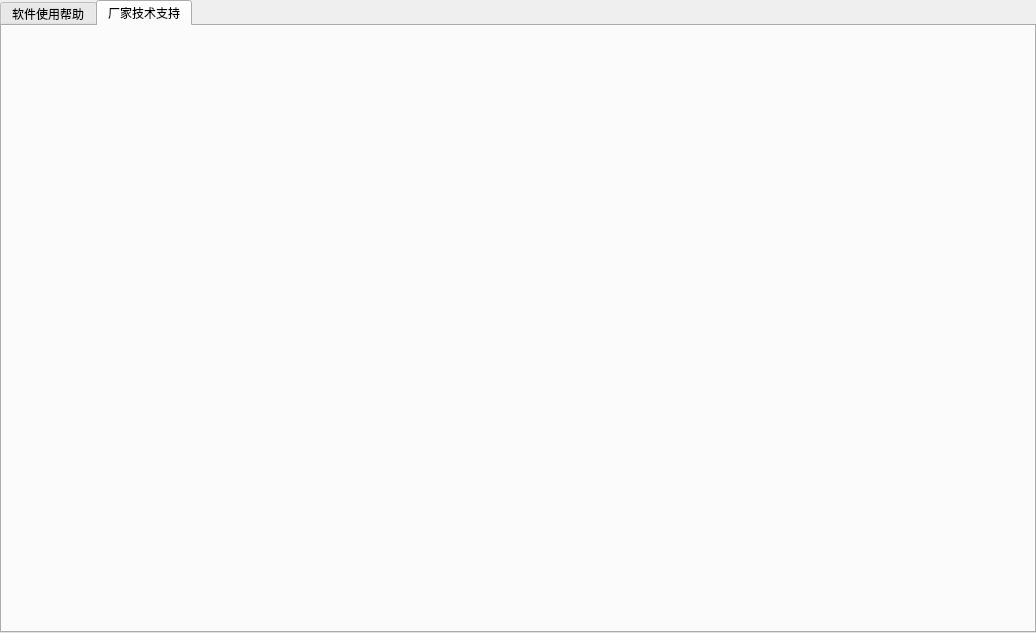
<?xml version="1.0" encoding="UTF-8"?>
<ui version="4.0">
 <class>TabWidget_HelpSupport</class>
 <widget class="QTabWidget" name="TabWidget_HelpSupport">
  <property name="geometry">
   <rect>
    <x>0</x>
    <y>0</y>
    <width>1036</width>
    <height>633</height>
   </rect>
  </property>
  <property name="windowTitle">
   <string>TabWidget</string>
  </property>
  <property name="currentIndex">
   <number>1</number>
  </property>
  <widget class="QWidget" name="tab0">
   <attribute name="title">
    <string>软件使用帮助</string>
   </attribute>
   <widget class="QTextBrowser" name="textBrowser">
    <property name="geometry">
     <rect>
      <x>10</x>
      <y>10</y>
      <width>1011</width>
      <height>591</height>
     </rect>
    </property>
    <property name="html">
     <string>&lt;!DOCTYPE HTML PUBLIC &quot;-//W3C//DTD HTML 4.0//EN&quot; &quot;http://www.w3.org/TR/REC-html40/strict.dtd&quot;&gt;
&lt;html&gt;&lt;head&gt;&lt;meta name=&quot;qrichtext&quot; content=&quot;1&quot; /&gt;&lt;style type=&quot;text/css&quot;&gt;
p, li { white-space: pre-wrap; }
&lt;/style&gt;&lt;/head&gt;&lt;body style=&quot; font-family:'SimSun'; font-size:9pt; font-weight:400; font-style:normal;&quot;&gt;
&lt;p style=&quot; margin-top:0px; margin-bottom:0px; margin-left:0px; margin-right:0px; -qt-block-indent:0; text-indent:0px;&quot;&gt;                          《管理中心软件使用帮助》&lt;/p&gt;
&lt;p style=&quot; margin-top:0px; margin-bottom:0px; margin-left:0px; margin-right:0px; -qt-block-indent:0; text-indent:0px;&quot;&gt;目   录：&lt;/p&gt;
&lt;p style=&quot; margin-top:0px; margin-bottom:0px; margin-left:0px; margin-right:0px; -qt-block-indent:0; text-indent:0px;&quot;&gt;一、名词解释&lt;/p&gt;
&lt;p style=&quot; margin-top:0px; margin-bottom:0px; margin-left:0px; margin-right:0px; -qt-block-indent:0; text-indent:0px;&quot;&gt;二、业主卡的新卡发放&lt;/p&gt;
&lt;p style=&quot; margin-top:0px; margin-bottom:0px; margin-left:0px; margin-right:0px; -qt-block-indent:0; text-indent:0px;&quot;&gt;三、业主卡的数据变更&lt;/p&gt;
&lt;p style=&quot; margin-top:0px; margin-bottom:0px; margin-left:0px; margin-right:0px; -qt-block-indent:0; text-indent:0px;&quot;&gt;四、业主卡的充值&lt;/p&gt;
&lt;p style=&quot; margin-top:0px; margin-bottom:0px; margin-left:0px; margin-right:0px; -qt-block-indent:0; text-indent:0px;&quot;&gt;五、业主卡的遗失补办&lt;/p&gt;
&lt;p style=&quot; margin-top:0px; margin-bottom:0px; margin-left:0px; margin-right:0px; -qt-block-indent:0; text-indent:0px;&quot;&gt;六、管理人卡的新卡发放&lt;/p&gt;
&lt;p style=&quot; margin-top:0px; margin-bottom:0px; margin-left:0px; margin-right:0px; -qt-block-indent:0; text-indent:0px;&quot;&gt;七、管理人卡的数据变更&lt;/p&gt;
&lt;p style=&quot; margin-top:0px; margin-bottom:0px; margin-left:0px; margin-right:0px; -qt-block-indent:0; text-indent:0px;&quot;&gt;八、管理人卡的遗失补办&lt;/p&gt;
&lt;p style=&quot; margin-top:0px; margin-bottom:0px; margin-left:0px; margin-right:0px; -qt-block-indent:0; text-indent:0px;&quot;&gt;九、乘梯卡（业主卡或管理人卡）的启禁用操作&lt;/p&gt;
&lt;p style=&quot; margin-top:0px; margin-bottom:0px; margin-left:0px; margin-right:0px; -qt-block-indent:0; text-indent:0px;&quot;&gt;十、设置控制的时间&lt;/p&gt;
&lt;p style=&quot; margin-top:0px; margin-bottom:0px; margin-left:0px; margin-right:0px; -qt-block-indent:0; text-indent:0px;&quot;&gt;十一、设置按钮响应时间&lt;/p&gt;
&lt;p style=&quot; margin-top:0px; margin-bottom:0px; margin-left:0px; margin-right:0px; -qt-block-indent:0; text-indent:0px;&quot;&gt;十二、设置访客按钮响应时间&lt;/p&gt;
&lt;p style=&quot; margin-top:0px; margin-bottom:0px; margin-left:0px; margin-right:0px; -qt-block-indent:0; text-indent:0px;&quot;&gt;十三、电梯运行设置&lt;/p&gt;
&lt;p style=&quot; margin-top:0px; margin-bottom:0px; margin-left:0px; margin-right:0px; -qt-block-indent:0; text-indent:0px;&quot;&gt;十四、刷卡记录读取操作&lt;/p&gt;
&lt;p style=&quot; margin-top:0px; margin-bottom:0px; margin-left:0px; margin-right:0px; -qt-block-indent:0; text-indent:0px;&quot;&gt;十五、控制器信息读取操作&lt;/p&gt;
&lt;p style=&quot; margin-top:0px; margin-bottom:0px; margin-left:0px; margin-right:0px; -qt-block-indent:0; text-indent:0px;&quot;&gt;十六、业主卡信息、管理人卡信息、收费记录等的统计、查询、报表输出操作&lt;/p&gt;
&lt;p style=&quot; margin-top:0px; margin-bottom:0px; margin-left:0px; margin-right:0px; -qt-block-indent:0; text-indent:0px;&quot;&gt;十七、电梯管理操作&lt;/p&gt;
&lt;p style=&quot; margin-top:0px; margin-bottom:0px; margin-left:0px; margin-right:0px; -qt-block-indent:0; text-indent:0px;&quot;&gt;十八、软件用户管理操作&lt;/p&gt;
&lt;p style=&quot; margin-top:0px; margin-bottom:0px; margin-left:0px; margin-right:0px; -qt-block-indent:0; text-indent:0px;&quot;&gt;十九、通讯端口设置操作&lt;/p&gt;
&lt;p style=&quot; margin-top:0px; margin-bottom:0px; margin-left:0px; margin-right:0px; -qt-block-indent:0; text-indent:0px;&quot;&gt;二十、管理中心软件重新安装或者用户计算机重新安装操作系统时，数据库备份操作（必须进行，否则会造成数据库丢失）&lt;/p&gt;
&lt;p style=&quot; margin-top:0px; margin-bottom:0px; margin-left:0px; margin-right:0px; -qt-block-indent:0; text-indent:0px;&quot;&gt;========================================== 帮 助 说 明 ===========================================================&lt;/p&gt;
&lt;p style=&quot; margin-top:0px; margin-bottom:0px; margin-left:0px; margin-right:0px; -qt-block-indent:0; text-indent:0px;&quot;&gt;一、名词解释&lt;/p&gt;
&lt;p style=&quot; margin-top:0px; margin-bottom:0px; margin-left:0px; margin-right:0px; -qt-block-indent:0; text-indent:0px;&quot;&gt;1、【业主卡】   &lt;/p&gt;
&lt;p style=&quot; margin-top:0px; margin-bottom:0px; margin-left:0px; margin-right:0px; -qt-block-indent:0; text-indent:0px;&quot;&gt;    是乘梯卡，带有业主个人信息、用梯信息、用梯条件等数据的IC卡，该卡由管理系统发放，业主持有，做为乘坐电梯的钥匙，该卡主要发放对象为业主。&lt;/p&gt;
&lt;p style=&quot; margin-top:0px; margin-bottom:0px; margin-left:0px; margin-right:0px; -qt-block-indent:0; text-indent:0px;&quot;&gt;2、【管理人卡】 &lt;/p&gt;
&lt;p style=&quot; margin-top:0px; margin-bottom:0px; margin-left:0px; margin-right:0px; -qt-block-indent:0; text-indent:0px;&quot;&gt;    是乘梯卡，带有管理人个人信息、用梯信息、用梯条件等数据的IC卡。该卡由管理系统发放，管理人持有，做为乘坐电梯的钥匙。该卡主要发放对象为物业管理者或临时用梯者等。&lt;/p&gt;
&lt;p style=&quot; margin-top:0px; margin-bottom:0px; margin-left:0px; margin-right:0px; -qt-block-indent:0; text-indent:0px;&quot;&gt;3、【启禁用卡】 &lt;/p&gt;
&lt;p style=&quot; margin-top:0px; margin-bottom:0px; margin-left:0px; margin-right:0px; -qt-block-indent:0; text-indent:0px;&quot;&gt;    是功能卡，对指定电梯的某些卡号或者房间编号的乘梯卡进行启用或禁用设置。进行了禁用设置后，对应的乘梯卡不可使用本梯，直到再次进行启用设置后才可继续使用。&lt;/p&gt;
&lt;p style=&quot; margin-top:0px; margin-bottom:0px; margin-left:0px; margin-right:0px; -qt-block-indent:0; text-indent:0px;&quot;&gt;4、【时间设置卡】 &lt;/p&gt;
&lt;p style=&quot; margin-top:0px; margin-bottom:0px; margin-left:0px; margin-right:0px; -qt-block-indent:0; text-indent:0px;&quot;&gt;    是功能卡，对指定电梯的按钮响应时间、访客按钮响应时间、控制器当前时刻进行设置。&lt;/p&gt;
&lt;p style=&quot; margin-top:0px; margin-bottom:0px; margin-left:0px; margin-right:0px; -qt-block-indent:0; text-indent:0px;&quot;&gt;5、【电梯运行设置卡】 &lt;/p&gt;
&lt;p style=&quot; margin-top:0px; margin-bottom:0px; margin-left:0px; margin-right:0px; -qt-block-indent:0; text-indent:0px;&quot;&gt;    是功能卡，对指定的电梯和楼层的运行方案进行设置，管理电梯某些楼层的可用时段和可用日期，灵活进行电梯运行的智能化管理。&lt;/p&gt;
&lt;p style=&quot; margin-top:0px; margin-bottom:0px; margin-left:0px; margin-right:0px; -qt-block-indent:0; text-indent:0px;&quot;&gt;6、【数据读取卡】 &lt;/p&gt;
&lt;p style=&quot; margin-top:0px; margin-bottom:0px; margin-left:0px; margin-right:0px; -qt-block-indent:0; text-indent:0px;&quot;&gt;    是功能卡，可以对电梯的刷卡使用记录或电梯控制器的内部信息进行读取，使客户对控制器的使用情况和产品信息有全面的了解。&lt;/p&gt;
&lt;p style=&quot; margin-top:0px; margin-bottom:0px; margin-left:0px; margin-right:0px; -qt-block-indent:0; text-indent:0px;&quot;&gt;7、【按钮响应时间】 &lt;/p&gt;
&lt;p style=&quot; margin-top:0px; margin-bottom:0px; margin-left:0px; margin-right:0px; -qt-block-indent:0; text-indent:0px;&quot;&gt;    指乘梯卡刷卡以后，允许用梯者按下选层按钮的时间，超过此时间后，按钮无效。单位：秒。&lt;/p&gt;
&lt;p style=&quot; margin-top:0px; margin-bottom:0px; margin-left:0px; margin-right:0px; -qt-block-indent:0; text-indent:0px;&quot;&gt;8、【访客按钮响应时间】 &lt;/p&gt;
&lt;p style=&quot; margin-top:0px; margin-bottom:0px; margin-left:0px; margin-right:0px; -qt-block-indent:0; text-indent:0px;&quot;&gt;    指控制器接到访客指令后，返回底层，等待访客按下选层按钮的时间，超过此时间后，按钮无效。单位：秒。&lt;/p&gt;
&lt;p style=&quot; margin-top:0px; margin-bottom:0px; margin-left:0px; margin-right:0px; -qt-block-indent:0; text-indent:0px;&quot;&gt;9、【控制器时间】 &lt;/p&gt;
&lt;p style=&quot; margin-top:0px; margin-bottom:0px; margin-left:0px; margin-right:0px; -qt-block-indent:0; text-indent:0px;&quot;&gt;    指控制器内部时钟当前的时刻，为：****年**月**日  **时**分。此时间是控制器控制逻辑、与时间相关的卡操作逻辑的基准，因此必须设置准确。&lt;/p&gt;
&lt;p style=&quot; margin-top:0px; margin-bottom:0px; margin-left:0px; margin-right:0px; -qt-block-indent:0; text-indent:0px;&quot;&gt;10、【自动选层】 &lt;/p&gt;
&lt;p style=&quot; margin-top:0px; margin-bottom:0px; margin-left:0px; margin-right:0px; -qt-block-indent:0; text-indent:0px;&quot;&gt;     刷卡以后，相应授权楼层自动选层，无需再进行手动按钮的操作。&lt;/p&gt;
&lt;p style=&quot; margin-top:0px; margin-bottom:0px; margin-left:0px; margin-right:0px; -qt-block-indent:0; text-indent:0px;&quot;&gt;11、【手动选层】 &lt;/p&gt;
&lt;p style=&quot; margin-top:0px; margin-bottom:0px; margin-left:0px; margin-right:0px; -qt-block-indent:0; text-indent:0px;&quot;&gt;     刷卡以后，相应楼层需再进行手动按钮选层。&lt;/p&gt;
&lt;p style=&quot;-qt-paragraph-type:empty; margin-top:0px; margin-bottom:0px; margin-left:0px; margin-right:0px; -qt-block-indent:0; text-indent:0px;&quot;&gt;&lt;br /&gt;&lt;/p&gt;
&lt;p style=&quot; margin-top:0px; margin-bottom:0px; margin-left:0px; margin-right:0px; -qt-block-indent:0; text-indent:0px;&quot;&gt;二、业主卡的新卡发放&lt;/p&gt;
&lt;p style=&quot; margin-top:0px; margin-bottom:0px; margin-left:0px; margin-right:0px; -qt-block-indent:0; text-indent:0px;&quot;&gt;    此功能项用于制作全新卡号的业主乘梯卡。在&amp;quot;基本信息&amp;quot;栏，输入业主姓名、房间编号、业主门牌、 卡号；选择卡类型、选层方式。在&amp;quot;乘梯信息&amp;quot;栏，选择可使用的电梯和相应的楼层，最多可选择三部可用电梯。如果需进行乘梯限制，则在&amp;quot;乘梯限制信息&amp;quot; 栏中点选相应的限制条件，如果需要限定业主卡的使用日期，则在&amp;quot;是否限定日期&amp;quot; 栏，点选&amp;quot;是&amp;quot;，并在可使用电梯的日期前勾选；如果不限定使用日期则点选&amp;quot;否&amp;quot;。如果需要限定业主卡的使用时段，则在&amp;quot;是否限定时段&amp;quot; 栏，点选&amp;quot;是&amp;quot;，并选择可以使用电梯的起始和结束时段；如果不限定使用时段则点选&amp;quot;否&amp;quot;。数据输入完毕后，点击&amp;quot;数据写入&amp;quot;按钮进行写卡操作，之后会弹出操作结果信息，若操作成功，信息反馈区会显示写入到卡中的数据，此业主卡的所有信息会被存储在软件的业主卡数据库中。若要再次制作新卡，可点击&amp;quot;新输入&amp;quot;按钮，这时会自动生成一个新的可用卡号，可以重复以上步骤制作新卡。&lt;/p&gt;
&lt;p style=&quot;-qt-paragraph-type:empty; margin-top:0px; margin-bottom:0px; margin-left:0px; margin-right:0px; -qt-block-indent:0; text-indent:0px;&quot;&gt;&lt;br /&gt;&lt;/p&gt;
&lt;p style=&quot; margin-top:0px; margin-bottom:0px; margin-left:0px; margin-right:0px; -qt-block-indent:0; text-indent:0px;&quot;&gt;三、业主卡的数据变更&lt;/p&gt;
&lt;p style=&quot; margin-top:0px; margin-bottom:0px; margin-left:0px; margin-right:0px; -qt-block-indent:0; text-indent:0px;&quot;&gt;    此功能项用于对已发放的业主卡的数据信息进行变更。点击&amp;quot;读取卡信息&amp;quot;按钮，若被读取的卡是业主卡，则将卡信息全部显示在操作区，若是其他类型卡，则仅在信息反馈区进行显示。若被读取的卡是业主卡，则可以编辑卡上的数据，操作方式同【新卡发放】操作。点击&amp;quot;数据写入&amp;quot;按钮进行写卡操作，之后会弹出操作结果信息，若操作成功，信息反馈区会显示写入到卡中的数据，此业主卡的所有信息会被存储在软件的业主卡数据库中。（注：只有读取卡信息成功，且读入的卡是业主卡，&amp;quot;数据写入&amp;quot;按钮才变为可点击，否则不可点击。）&lt;/p&gt;
&lt;p style=&quot;-qt-paragraph-type:empty; margin-top:0px; margin-bottom:0px; margin-left:0px; margin-right:0px; -qt-block-indent:0; text-indent:0px;&quot;&gt;&lt;br /&gt;&lt;/p&gt;
&lt;p style=&quot; margin-top:0px; margin-bottom:0px; margin-left:0px; margin-right:0px; -qt-block-indent:0; text-indent:0px;&quot;&gt;四、业主卡的充值&lt;/p&gt;
&lt;p style=&quot; margin-top:0px; margin-bottom:0px; margin-left:0px; margin-right:0px; -qt-block-indent:0; text-indent:0px;&quot;&gt;    此功能项用于对已发放的是分层计费的业主卡进行充入金额操作。点击&amp;quot;读取卡信息&amp;quot;按钮，此时卡信息会显示在信息反馈区，若被读取的卡是分层计费的业主卡，则&amp;quot;数据写入&amp;quot;按钮变为可点击，输入要充入的金额后，点击&amp;quot;数据写入&amp;quot;按钮进行写卡操作，之后会弹出操作结果信息，若操作成功，信息反馈区会显示写入到卡中的数据。&lt;/p&gt;
&lt;p style=&quot;-qt-paragraph-type:empty; margin-top:0px; margin-bottom:0px; margin-left:0px; margin-right:0px; -qt-block-indent:0; text-indent:0px;&quot;&gt;&lt;br /&gt;&lt;/p&gt;
&lt;p style=&quot; margin-top:0px; margin-bottom:0px; margin-left:0px; margin-right:0px; -qt-block-indent:0; text-indent:0px;&quot;&gt;五、业主卡的遗失补办&lt;/p&gt;
&lt;p style=&quot; margin-top:0px; margin-bottom:0px; margin-left:0px; margin-right:0px; -qt-block-indent:0; text-indent:0px;&quot;&gt;    此功能项用于对丢失的业主卡，进行挂失补办，从数据库中查找到该业主卡的信息，按此信息，制作一张新卡，被挂失的卡将无效，无法再继续使用。点击&amp;quot;查找卡&amp;quot;按钮，会调出管理系统全部的业主卡数据信息，可根据业主提供的卡号、业主姓名、房间编号等相关信息查找到丢失的业主卡的数据，选中相应的业主卡，点&amp;quot;选择&amp;quot;按钮，则此业主卡的全部信息将被读进操作区。点击&amp;quot;补办&amp;quot;按钮进行写卡操作，之后会弹出操作结果信息，若操作成功，信息反馈区会显示写入到卡中的数据。&lt;/p&gt;
&lt;p style=&quot; margin-top:0px; margin-bottom:0px; margin-left:0px; margin-right:0px; -qt-block-indent:0; text-indent:0px;&quot;&gt;    注：１）、遗失补办操作中，若业主卡是分层计费或限定次数，则卡上金额或乘坐次数将为零，需再进行充值或变更可乘坐次数的操作。&lt;/p&gt;
&lt;p style=&quot; margin-top:0px; margin-bottom:0px; margin-left:0px; margin-right:0px; -qt-block-indent:0; text-indent:0px;&quot;&gt;        ２）、遗失补办操作中，读入到操作区的业主卡数据是不可以编辑的，仅供查看用。&lt;/p&gt;
&lt;p style=&quot;-qt-paragraph-type:empty; margin-top:0px; margin-bottom:0px; margin-left:0px; margin-right:0px; -qt-block-indent:0; text-indent:0px;&quot;&gt;&lt;br /&gt;&lt;/p&gt;
&lt;p style=&quot; margin-top:0px; margin-bottom:0px; margin-left:0px; margin-right:0px; -qt-block-indent:0; text-indent:0px;&quot;&gt;六、管理人卡的新卡发放&lt;/p&gt;
&lt;p style=&quot; margin-top:0px; margin-bottom:0px; margin-left:0px; margin-right:0px; -qt-block-indent:0; text-indent:0px;&quot;&gt;    此功能项用于制作全新卡号的管理人员乘梯卡。在&amp;quot;基本信息&amp;quot;栏，输入持卡人姓名、卡号；选择选层方式。在&amp;quot;乘梯信息&amp;quot;栏，选择用梯权限，若选择的是&amp;quot;指定电梯及楼层&amp;quot;，则还要选择可使用的电梯和相应的楼层，最多可选择三部电梯，如果限定乘梯次数，则在&amp;quot;是否限定次数&amp;quot; 栏，点选&amp;quot;是&amp;quot;，并输入允许乘梯的次数值；如果不限定乘梯次数点选&amp;quot;否&amp;quot;。如果限定使用期限，则在&amp;quot;是否限定期限&amp;quot; 栏，点选&amp;quot;是&amp;quot;，并选择卡乘梯有效期的起始和结束时间；如果不限定使用期限则点选&amp;quot;否&amp;quot;。如果限定使用日期，则在&amp;quot;是否限定日期&amp;quot; 栏，点选&amp;quot;是&amp;quot;，并在可使用电梯的日期前勾选；如果不限定使用日期则点选&amp;quot;否&amp;quot;。如果限定使用时段，则在&amp;quot;是否限定时段&amp;quot; 栏，点选&amp;quot;是&amp;quot;，并选择可以使用电梯的起始和结束时段；如果不限定使用时段则点选&amp;quot;否&amp;quot;。数据输入完毕后，点击&amp;quot;数据写入&amp;quot;按钮进行写卡操作，之后会弹出操作结果信息，若操作成功，信息反馈区会显示写入到卡中的数据，此管理人卡的所有信息会被存储在软件的管理人卡数据库中。若要再次制作新卡，可点击&amp;quot;新输入&amp;quot;按钮，这时会自动生成一个新的可用卡号，可以重复以上步骤制作新卡。&lt;/p&gt;
&lt;p style=&quot;-qt-paragraph-type:empty; margin-top:0px; margin-bottom:0px; margin-left:0px; margin-right:0px; -qt-block-indent:0; text-indent:0px;&quot;&gt;&lt;br /&gt;&lt;/p&gt;
&lt;p style=&quot; margin-top:0px; margin-bottom:0px; margin-left:0px; margin-right:0px; -qt-block-indent:0; text-indent:0px;&quot;&gt;七、管理人卡的数据变更&lt;/p&gt;
&lt;p style=&quot; margin-top:0px; margin-bottom:0px; margin-left:0px; margin-right:0px; -qt-block-indent:0; text-indent:0px;&quot;&gt;    此功能项用于对已发放的管理人卡的数据信息进行变更。点击&amp;quot;读取卡信息&amp;quot;按钮，若被读取的卡是管理人卡，则将卡信息全部显示在操作区，若是其他类型卡，则仅在信息反馈区进行显示。若被读取的卡是管理人卡，则可以编辑卡上的数据，操作方式同【新卡发放】操作。点击&amp;quot;数据写入&amp;quot;按钮进行写卡操作，之后会弹出操作结果信息，若操作成功，信息反馈区会显示写入到卡中的数据，此管理人卡的所有信息会被存储在软件的管理人卡数据库中。（注：只有读取卡信息成功，且读入的卡是管理人卡，&amp;quot;数据写入&amp;quot;按钮才变为可点击，否则不可点击。）&lt;/p&gt;
&lt;p style=&quot;-qt-paragraph-type:empty; margin-top:0px; margin-bottom:0px; margin-left:0px; margin-right:0px; -qt-block-indent:0; text-indent:0px;&quot;&gt;&lt;br /&gt;&lt;/p&gt;
&lt;p style=&quot; margin-top:0px; margin-bottom:0px; margin-left:0px; margin-right:0px; -qt-block-indent:0; text-indent:0px;&quot;&gt;八、管理人卡的遗失补办&lt;/p&gt;
&lt;p style=&quot; margin-top:0px; margin-bottom:0px; margin-left:0px; margin-right:0px; -qt-block-indent:0; text-indent:0px;&quot;&gt;    此功能项用于对丢失的管理人卡，进行挂失补办，从数据库中查找到管理人卡的卡片信息，按此信息，制作一张新卡，被挂失的卡将无效，无法再继续使用。点击&amp;quot;查找卡&amp;quot;按钮，会调出管理系统全部的管理人卡数据信息，可根据持卡人提供的卡号、持卡人姓名等相关信息查找到丢失的管理人卡的数据，选中相应的管理人卡，点&amp;quot;选择&amp;quot;按钮，则此卡的全部信息将被读进操作区。点击&amp;quot;补办&amp;quot;按钮进行写卡操作，之后会弹出操作结果信息，若操作成功，信息反馈区会显示写入到卡中的数据。注：（遗失补办操作中，读入到操作区的管理人卡数据是不可以编辑的，仅供查看用。）&lt;/p&gt;
&lt;p style=&quot;-qt-paragraph-type:empty; margin-top:0px; margin-bottom:0px; margin-left:0px; margin-right:0px; -qt-block-indent:0; text-indent:0px;&quot;&gt;&lt;br /&gt;&lt;/p&gt;
&lt;p style=&quot; margin-top:0px; margin-bottom:0px; margin-left:0px; margin-right:0px; -qt-block-indent:0; text-indent:0px;&quot;&gt;九、乘梯卡（业主卡或管理人卡）的启禁用操作&lt;/p&gt;
&lt;p style=&quot; margin-top:0px; margin-bottom:0px; margin-left:0px; margin-right:0px; -qt-block-indent:0; text-indent:0px;&quot;&gt;    此功能用于对拖欠物业费用户，或者某些不希望其再继续使用的管理人卡进行的启用/禁用操作。在导航栏点选&amp;quot;功能卡&amp;quot;，进入&amp;quot;启禁用卡&amp;quot;页面，在&amp;quot;操作规则&amp;quot;栏，选择是按房间编号进行启禁用操作，还是按照卡号进行启禁用操作。若按照房间编号操作，则启禁用设置对与房间编号相同（一个家庭）的卡均有效；若按照卡号操作，则需选择业主卡还是管理人卡，启禁用设置对与卡号相同的指定类型的卡有效，在&amp;quot;卡可用次数&amp;quot;栏，输入本启禁用卡可以刷卡的次数，此次数限制出于电梯管理安全考虑（即使本卡丢失也不会造成严重的后果），在&amp;quot;适用电梯&amp;quot;栏，选择本启禁用卡可以管理的电梯。在&amp;quot;启禁用信息&amp;quot;栏，输入房间编号（或卡号），并选择是对此房间编号（或卡号）启用还是禁用，一次最多可管理八个房间编号（或卡号）的启禁用。点击&amp;quot;数据写入&amp;quot;按钮进行写卡操作，之后会弹出操作结果信息，若操作成功，信息反馈区会显示写入到卡中的数据。点击&amp;quot;读取卡信息&amp;quot;按钮，可读出卡内的信息，并显示在信息反馈区。卡片制作完成后，到对应的电梯上进行刷卡操作后，启禁用操作即开始生效。&lt;/p&gt;
&lt;p style=&quot; margin-top:0px; margin-bottom:0px; margin-left:0px; margin-right:0px; -qt-block-indent:0; text-indent:0px;&quot;&gt;注：1）、启禁用卡制作成功后，仅可对指定的电梯进行刷卡操作。&lt;/p&gt;
&lt;p style=&quot; margin-top:0px; margin-bottom:0px; margin-left:0px; margin-right:0px; -qt-block-indent:0; text-indent:0px;&quot;&gt;    2）、当成功刷卡次数达到卡可用次数后，卡片无效。&lt;/p&gt;
&lt;p style=&quot;-qt-paragraph-type:empty; margin-top:0px; margin-bottom:0px; margin-left:0px; margin-right:0px; -qt-block-indent:0; text-indent:0px;&quot;&gt;&lt;br /&gt;&lt;/p&gt;
&lt;p style=&quot; margin-top:0px; margin-bottom:0px; margin-left:0px; margin-right:0px; -qt-block-indent:0; text-indent:0px;&quot;&gt;十、设置控制的时间&lt;/p&gt;
&lt;p style=&quot; margin-top:0px; margin-bottom:0px; margin-left:0px; margin-right:0px; -qt-block-indent:0; text-indent:0px;&quot;&gt;    此功能用于设置控制器当前的时刻，在导航栏点选&amp;quot;功能卡&amp;quot;，点击进入&amp;quot;时间设置卡&amp;quot;页面，在&amp;quot;卡可用次数&amp;quot;栏，输入本时间设置卡可以刷卡的次数，此次数限制出于电梯管理安全考虑（即使本卡丢失也不会造成严重的后果）。点选&amp;quot;控制器时间设置卡&amp;quot;，点击&amp;quot;数据写入&amp;quot;按钮进行写卡操作，之后会弹出操作结果信息，若操作成功，信息反馈区会显示写入到卡中的数据。点击&amp;quot;读取卡信息&amp;quot;按钮，可读出卡内的信息，并显示在信息反馈区。卡片制作成功后，到电梯控制器上刷卡即可将时间设置进控制器中。&lt;/p&gt;
&lt;p style=&quot; margin-top:0px; margin-bottom:0px; margin-left:0px; margin-right:0px; -qt-block-indent:0; text-indent:0px;&quot;&gt;注：1）、如果默认当前的时间进行制卡，则到电梯处刷卡，会有个时间差的问题，制卡应将时间差考虑进去。&lt;/p&gt;
&lt;p style=&quot; margin-top:0px; margin-bottom:0px; margin-left:0px; margin-right:0px; -qt-block-indent:0; text-indent:0px;&quot;&gt;    2）、当成功刷卡次数达到卡可用次数后，卡片无效。&lt;/p&gt;
&lt;p style=&quot;-qt-paragraph-type:empty; margin-top:0px; margin-bottom:0px; margin-left:0px; margin-right:0px; -qt-block-indent:0; text-indent:0px;&quot;&gt;&lt;br /&gt;&lt;/p&gt;
&lt;p style=&quot; margin-top:0px; margin-bottom:0px; margin-left:0px; margin-right:0px; -qt-block-indent:0; text-indent:0px;&quot;&gt;十一、设置按钮响应时间&lt;/p&gt;
&lt;p style=&quot; margin-top:0px; margin-bottom:0px; margin-left:0px; margin-right:0px; -qt-block-indent:0; text-indent:0px;&quot;&gt;    此功能用于设置刷卡后按钮输出保持的时间，在导航栏点选&amp;quot;功能卡&amp;quot;，点击进入&amp;quot;时间设置卡&amp;quot;页面，在&amp;quot;卡可用次数&amp;quot;栏，输入本时间设置卡可以刷卡的次数，此次数限制出于电梯管理安全考虑（即使本卡丢失也不会造成严重的后果）。点选&amp;quot;按钮响应时间设置卡&amp;quot;，输入欲设置的按钮的响应时间，点击&amp;quot;数据写入&amp;quot;按钮进行写卡操作，之后会弹出操作结果信息，若操作成功，信息反馈区会显示写入到卡中的数据。点击&amp;quot;读取卡信息&amp;quot;按钮，可读出卡内的信息，并显示在信息反馈区。卡片制作成功后，到电梯控制器上刷卡即可将按钮响应时间设置进控制器中了。&lt;/p&gt;
&lt;p style=&quot; margin-top:0px; margin-bottom:0px; margin-left:0px; margin-right:0px; -qt-block-indent:0; text-indent:0px;&quot;&gt;注：1）、产品出厂时默认为5秒按钮响应时间，多数情况无需再进行设置&lt;/p&gt;
&lt;p style=&quot; margin-top:0px; margin-bottom:0px; margin-left:0px; margin-right:0px; -qt-block-indent:0; text-indent:0px;&quot;&gt;    2）、当成功刷卡次数达到卡可用次数后，卡片无效。&lt;/p&gt;
&lt;p style=&quot;-qt-paragraph-type:empty; margin-top:0px; margin-bottom:0px; margin-left:0px; margin-right:0px; -qt-block-indent:0; text-indent:0px;&quot;&gt;&lt;br /&gt;&lt;/p&gt;
&lt;p style=&quot; margin-top:0px; margin-bottom:0px; margin-left:0px; margin-right:0px; -qt-block-indent:0; text-indent:0px;&quot;&gt;十二、设置访客按钮响应时间&lt;/p&gt;
&lt;p style=&quot; margin-top:0px; margin-bottom:0px; margin-left:0px; margin-right:0px; -qt-block-indent:0; text-indent:0px;&quot;&gt;    此功能用于设置访客时开放给访客等待按键乘梯的时间，在导航栏点选&amp;quot;功能卡&amp;quot;，点击进入&amp;quot;时间设置卡&amp;quot;页面，在&amp;quot;卡可用次数&amp;quot;栏，输入本时间设置卡可以刷卡的次数，此次数限制出于电梯管理安全考虑（即使本卡丢失也不会造成严重的后果）。点选&amp;quot;访客按钮响应时间设置卡&amp;quot;，输入欲设置的访客按钮的响应时间，点击&amp;quot;数据写入&amp;quot;按钮进行写卡操作，之后会弹出操作结果信息，若操作成功，信息反馈区会显示写入到卡中的数据。点击&amp;quot;读取卡信息&amp;quot;按钮，可读出卡内的信息，并显示在信息反馈区。卡片制作成功后，到电梯控制器上刷卡即可将访客按钮响应时间设置进控制器中了。&lt;/p&gt;
&lt;p style=&quot; margin-top:0px; margin-bottom:0px; margin-left:0px; margin-right:0px; -qt-block-indent:0; text-indent:0px;&quot;&gt;注：1）、产品出厂时默认为120秒访客按钮响应时间，多数情况无需再进行设置&lt;/p&gt;
&lt;p style=&quot; margin-top:0px; margin-bottom:0px; margin-left:0px; margin-right:0px; -qt-block-indent:0; text-indent:0px;&quot;&gt;    2）、此功能需加装&amp;quot;访客联动控制器&amp;quot;时方为有效，否则无需设置&lt;/p&gt;
&lt;p style=&quot; margin-top:0px; margin-bottom:0px; margin-left:0px; margin-right:0px; -qt-block-indent:0; text-indent:0px;&quot;&gt;    3）、当成功刷卡次数达到卡可用次数后，卡片无效。&lt;/p&gt;
&lt;p style=&quot;-qt-paragraph-type:empty; margin-top:0px; margin-bottom:0px; margin-left:0px; margin-right:0px; -qt-block-indent:0; text-indent:0px;&quot;&gt;&lt;br /&gt;&lt;/p&gt;
&lt;p style=&quot; margin-top:0px; margin-bottom:0px; margin-left:0px; margin-right:0px; -qt-block-indent:0; text-indent:0px;&quot;&gt;十三、电梯运行设置&lt;/p&gt;
&lt;p style=&quot; margin-top:0px; margin-bottom:0px; margin-left:0px; margin-right:0px; -qt-block-indent:0; text-indent:0px;&quot;&gt;此功能用于设置指定电梯指定楼层的开放日期和时段，在导航栏点选&amp;quot;功能卡&amp;quot;，点击进入&amp;quot;电梯运行设置卡&amp;quot;页面，在&amp;quot;卡类型&amp;quot;栏，选择&amp;quot;禁用设置卡&amp;quot;或&amp;quot;禁用撤销卡&amp;quot;，在&amp;quot;卡可用次数&amp;quot;栏，输入本时间设置卡可以刷卡的次数，此次数限制出于电梯管理安全考虑（即使本卡丢失也不会造成严重的后果）。选择&amp;quot;禁用设置卡&amp;quot;则对指定电梯的指定楼层进行禁用时段和可用日期的设置；选择&amp;quot;禁用撤销卡&amp;quot;则对指定电梯的指定楼层进行全时段可用和全日期可用的设置。在&amp;quot;卡可用次数&amp;quot;栏，输入本电梯运行设置卡可以刷卡的次数，此次数限制出于电梯管理安全考虑（即使本卡丢失也不会造成严重的后果）。在&amp;quot;适用电梯&amp;quot;栏，选择本电梯运行设置卡欲管理的电梯。在&amp;quot;适用楼层&amp;quot;栏，选择本电梯运行设置卡欲管理的楼层。在&amp;quot;禁用时段&amp;quot;栏，进行电梯禁用时段的设置，在欲设置的禁用时段前进行勾选，然后设置后面的起始和截止时段，控制此时段内电梯不可运行，未勾选的禁用时段不起作用。在&amp;quot;可用日期&amp;quot;栏，进行电梯可运行日期的管理，在可运行的日期前勾选，未勾选的日期，电梯将不可运行。点击&amp;quot;数据写入&amp;quot;按钮进行写卡操作，之后会弹出操作结果信息，若操作成功，信息反馈区会显示写入到卡中的数据。点击&amp;quot;读取卡信息&amp;quot;按钮，可读出卡内的信息，并显示在信&lt;/p&gt;
&lt;p style=&quot; margin-top:0px; margin-bottom:0px; margin-left:0px; margin-right:0px; -qt-block-indent:0; text-indent:0px;&quot;&gt;息反馈区。&lt;/p&gt;
&lt;p style=&quot; margin-top:0px; margin-bottom:0px; margin-left:0px; margin-right:0px; -qt-block-indent:0; text-indent:0px;&quot;&gt;注：1）、本功能多数应用于办公楼、政府机关等场合，小区物业多数无需进行设置。&lt;/p&gt;
&lt;p style=&quot; margin-top:0px; margin-bottom:0px; margin-left:0px; margin-right:0px; -qt-block-indent:0; text-indent:0px;&quot;&gt;    2）、当成功刷卡次数达到卡可用次数后，卡片无效。&lt;/p&gt;
&lt;p style=&quot;-qt-paragraph-type:empty; margin-top:0px; margin-bottom:0px; margin-left:0px; margin-right:0px; -qt-block-indent:0; text-indent:0px;&quot;&gt;&lt;br /&gt;&lt;/p&gt;
&lt;p style=&quot; margin-top:0px; margin-bottom:0px; margin-left:0px; margin-right:0px; -qt-block-indent:0; text-indent:0px;&quot;&gt;十四、刷卡记录读取操作&lt;/p&gt;
&lt;p style=&quot; margin-top:0px; margin-bottom:0px; margin-left:0px; margin-right:0px; -qt-block-indent:0; text-indent:0px;&quot;&gt;    此功能用于对电梯的刷卡记录进行读取操作，在导航栏点选&amp;quot;功能卡&amp;quot;，点击进入&amp;quot;数据读取卡&amp;quot;页面，点选&amp;quot;刷卡记录读取卡&amp;quot;，在&amp;quot;卡可用次数&amp;quot;栏，输入本时间设置卡可以刷卡的次数，此次数限制出于电梯管理安全考虑（即使本卡丢失也不会造成严重的后果）。设置欲读取的刷卡记录的范围，点击&amp;quot;数据写入&amp;quot;按钮进行写卡操作，之后会弹出操作结果信息，若操作成功，信息反馈区会显示写入到卡中的数据。点击&amp;quot;读取卡信息&amp;quot;按钮，可读出卡内的信息，并显示在信息反馈区。&lt;/p&gt;
&lt;p style=&quot; margin-top:0px; margin-bottom:0px; margin-left:0px; margin-right:0px; -qt-block-indent:0; text-indent:0px;&quot;&gt;注：1）、当成功刷卡次数达到卡可用次数后，卡片无效。&lt;/p&gt;
&lt;p style=&quot; margin-top:0px; margin-bottom:0px; margin-left:0px; margin-right:0px; -qt-block-indent:0; text-indent:0px;&quot;&gt;    2）、由于提取的数据量较大，传输需要一定的时间，操作者刷卡后，要等到提示音后再移开卡片，否则数据未传输完毕，会造成读取错误。&lt;/p&gt;
&lt;p style=&quot;-qt-paragraph-type:empty; margin-top:0px; margin-bottom:0px; margin-left:0px; margin-right:0px; -qt-block-indent:0; text-indent:0px;&quot;&gt;&lt;br /&gt;&lt;/p&gt;
&lt;p style=&quot; margin-top:0px; margin-bottom:0px; margin-left:0px; margin-right:0px; -qt-block-indent:0; text-indent:0px;&quot;&gt;十五、控制器信息读取操作&lt;/p&gt;
&lt;p style=&quot; margin-top:0px; margin-bottom:0px; margin-left:0px; margin-right:0px; -qt-block-indent:0; text-indent:0px;&quot;&gt;    此功能用于对控制器的当前时间、程序版本号等信息进行读取，在导航栏点选&amp;quot;功能卡&amp;quot;点击进入&amp;quot;数据读取卡&amp;quot;页面，点选&amp;quot;控制器信息读取卡&amp;quot;，在&amp;quot;卡可用次数&amp;quot;栏，输入本时间设置卡可以刷卡的次数，此次数限制出于电梯管理安全考虑（即使本卡丢失也不会造成严重的后果）。点击&amp;quot;数据写入&amp;quot;按钮进行写卡操作，之后会弹出操作结果信息，若操作成功，信息反馈区会显示写入到卡中的数据。点击&amp;quot;读取卡信息&amp;quot;按钮，可读出卡内的信息，并显示在信息反馈区。&lt;/p&gt;
&lt;p style=&quot; margin-top:0px; margin-bottom:0px; margin-left:0px; margin-right:0px; -qt-block-indent:0; text-indent:0px;&quot;&gt;注：当成功刷卡次数达到卡可用次数后，卡片无效。&lt;/p&gt;
&lt;p style=&quot;-qt-paragraph-type:empty; margin-top:0px; margin-bottom:0px; margin-left:0px; margin-right:0px; -qt-block-indent:0; text-indent:0px;&quot;&gt;&lt;br /&gt;&lt;/p&gt;
&lt;p style=&quot; margin-top:0px; margin-bottom:0px; margin-left:0px; margin-right:0px; -qt-block-indent:0; text-indent:0px;&quot;&gt;十六、业主卡信息、管理人卡信息、收费记录等的统计、查询、报表输出操作&lt;/p&gt;
&lt;p style=&quot; margin-top:0px; margin-bottom:0px; margin-left:0px; margin-right:0px; -qt-block-indent:0; text-indent:0px;&quot;&gt;    在导航栏点选&amp;quot;统计分析&amp;quot;，可分别进入&amp;quot;业主卡信息&amp;quot;、&amp;quot;管理人卡信息&amp;quot;、&amp;quot;收费记录&amp;quot;页面,所有本管理软件发放的业主卡、管理人卡、收费记录等都可在此进行信息查询、报表输出等操作。&lt;/p&gt;
&lt;p style=&quot;-qt-paragraph-type:empty; margin-top:0px; margin-bottom:0px; margin-left:0px; margin-right:0px; -qt-block-indent:0; text-indent:0px;&quot;&gt;&lt;br /&gt;&lt;/p&gt;
&lt;p style=&quot; margin-top:0px; margin-bottom:0px; margin-left:0px; margin-right:0px; -qt-block-indent:0; text-indent:0px;&quot;&gt;十七、电梯管理操作&lt;/p&gt;
&lt;p style=&quot; margin-top:0px; margin-bottom:0px; margin-left:0px; margin-right:0px; -qt-block-indent:0; text-indent:0px;&quot;&gt;    在导航栏点选&amp;quot;电梯管理&amp;quot;，在此可进行本管理中心管理下的电梯设置以及分层计费的收费标准的设置。&lt;/p&gt;
&lt;p style=&quot;-qt-paragraph-type:empty; margin-top:0px; margin-bottom:0px; margin-left:0px; margin-right:0px; -qt-block-indent:0; text-indent:0px;&quot;&gt;&lt;br /&gt;&lt;/p&gt;
&lt;p style=&quot; margin-top:0px; margin-bottom:0px; margin-left:0px; margin-right:0px; -qt-block-indent:0; text-indent:0px;&quot;&gt;十八、软件用户管理操作&lt;/p&gt;
&lt;p style=&quot; margin-top:0px; margin-bottom:0px; margin-left:0px; margin-right:0px; -qt-block-indent:0; text-indent:0px;&quot;&gt;    在导航栏点选&amp;quot;系统设置&amp;quot;，点选&amp;quot;软件用户管理&amp;quot;界面，此界面对本软件系统的使用者进行管理，可进行创建新用户，更改、删除用户等操作。点击用户列表中的用户记录条，则右侧&amp;quot;用户权限信息&amp;quot;会显示该用户的软件使用权限信息，被勾选的表明具有权限，未勾选的则不具有权限。&lt;/p&gt;
&lt;p style=&quot; margin-top:0px; margin-bottom:0px; margin-left:0px; margin-right:0px; -qt-block-indent:0; text-indent:0px;&quot;&gt;    点击&amp;quot;创建新用户&amp;quot;按钮，弹出创建新用户界面，填写用户信息、密码、填写找回密码答案、填写充值上限、勾选欲开通的的权限后，点击&amp;quot;确定&amp;quot;按钮,生成新软件用户，点击&amp;quot;取消&amp;quot;放弃操作。&lt;/p&gt;
&lt;p style=&quot; margin-top:0px; margin-bottom:0px; margin-left:0px; margin-right:0px; -qt-block-indent:0; text-indent:0px;&quot;&gt;    鼠标点中相应的用户记录条后，点击&amp;quot;更改用户信息&amp;quot;按钮，弹出更改用户信息界面，对欲更改的信息更改后后，点击&amp;quot;确定&amp;quot;按钮，确认更改操作，点击&amp;quot;取消&amp;quot;放弃操作。&lt;/p&gt;
&lt;p style=&quot; margin-top:0px; margin-bottom:0px; margin-left:0px; margin-right:0px; -qt-block-indent:0; text-indent:0px;&quot;&gt;    鼠标点中相应的用户记录条后，点击&amp;quot;删除用户&amp;quot;按钮，弹出删除确认对话框，点击&amp;quot;确定&amp;quot;按钮确认删除操作，点击&amp;quot;取消&amp;quot;放弃操作。&lt;/p&gt;
&lt;p style=&quot; margin-top:0px; margin-bottom:0px; margin-left:0px; margin-right:0px; -qt-block-indent:0; text-indent:0px;&quot;&gt;注：1）、&amp;quot;系统管理员&amp;quot;用户拥有所有权限，不可删除，应由最高权限的人拥有，初始密码为12345678，软件安装完成后，请务必修改此密码。&lt;/p&gt;
&lt;p style=&quot; margin-top:0px; margin-bottom:0px; margin-left:0px; margin-right:0px; -qt-block-indent:0; text-indent:0px;&quot;&gt;    2）、请谨慎创建软件用户。&lt;/p&gt;
&lt;p style=&quot; margin-top:0px; margin-bottom:0px; margin-left:0px; margin-right:0px; -qt-block-indent:0; text-indent:0px;&quot;&gt;    3）、创建新的软件用户时，对&amp;quot;功能卡&amp;quot;模块、&amp;quot;统计分析&amp;quot;模块、&amp;quot;电梯管理&amp;quot;模块、&amp;quot;系统设置&amp;quot;模块，请谨慎开通使用权限。&lt;/p&gt;
&lt;p style=&quot;-qt-paragraph-type:empty; margin-top:0px; margin-bottom:0px; margin-left:0px; margin-right:0px; -qt-block-indent:0; text-indent:0px;&quot;&gt;&lt;br /&gt;&lt;/p&gt;
&lt;p style=&quot; margin-top:0px; margin-bottom:0px; margin-left:0px; margin-right:0px; -qt-block-indent:0; text-indent:0px;&quot;&gt;十九、通讯端口设置操作&lt;/p&gt;
&lt;p style=&quot; margin-top:0px; margin-bottom:0px; margin-left:0px; margin-right:0px; -qt-block-indent:0; text-indent:0px;&quot;&gt;    在导航栏点选&amp;quot;系统设置&amp;quot;，点选&amp;quot;通讯端口设置&amp;quot;界面，此界面用于与发卡器相连接的通讯端口及与远程监控相连接的端口进行设置。点选下拉列表，按照用户使用的电脑COMM端口号，设置对应的通讯端口号，点击&amp;quot;保存设置&amp;quot; 确认新设置。设置完成后需关闭软件，重新登录，新的端口设置才被启用。&lt;/p&gt;
&lt;p style=&quot; margin-top:0px; margin-bottom:0px; margin-left:0px; margin-right:0px; -qt-block-indent:0; text-indent:0px;&quot;&gt;注：1）、变更端口后，需重新登录软件，新的设置才被启用。&lt;/p&gt;
&lt;p style=&quot; margin-top:0px; margin-bottom:0px; margin-left:0px; margin-right:0px; -qt-block-indent:0; text-indent:0px;&quot;&gt;    2）、如果无远程监控功能，可无需设置远程通讯接口。&lt;/p&gt;
&lt;p style=&quot;-qt-paragraph-type:empty; margin-top:0px; margin-bottom:0px; margin-left:0px; margin-right:0px; -qt-block-indent:0; text-indent:0px;&quot;&gt;&lt;br /&gt;&lt;/p&gt;
&lt;p style=&quot; margin-top:0px; margin-bottom:0px; margin-left:0px; margin-right:0px; -qt-block-indent:0; text-indent:0px;&quot;&gt;二十、管理中心软件重新安装或者用户计算机重新安装操作系统时，数据库备份操作（必须进行，否则会造成数据库丢失）&lt;/p&gt;
&lt;p style=&quot; margin-top:0px; margin-bottom:0px; margin-left:0px; margin-right:0px; -qt-block-indent:0; text-indent:0px;&quot;&gt;    在导航栏点选&amp;quot;系统设置&amp;quot;，点选&amp;quot;数据库操作&amp;quot;界面，点击&amp;quot;导出数据库&amp;quot; 则系统当前的数据库将被导出到用户指定的目录下，保留此数据库。待管理中心软件重新安装完成后,将该文件存入软件安装目录下即可。&lt;/p&gt;
&lt;p style=&quot; margin-top:0px; margin-bottom:0px; margin-left:0px; margin-right:0px; -qt-block-indent:0; text-indent:0px;&quot;&gt;注：1）、用户计算机重新安装操作系统、或者本软件重新安装之前，请必须&amp;quot;导出数据库&amp;quot;操作，并妥善保存该文件，不要更改文件名。&lt;/p&gt;
&lt;p style=&quot; margin-top:0px; margin-bottom:0px; margin-left:0px; margin-right:0px; -qt-block-indent:0; text-indent:0px;&quot;&gt;    2）、操作系统安装完毕或者本软件重新安装完成后，将该文件存入软件安装目录下。&lt;/p&gt;&lt;/body&gt;&lt;/html&gt;</string>
    </property>
   </widget>
  </widget>
  <widget class="QWidget" name="tab1">
   <attribute name="title">
    <string>厂家技术支持</string>
   </attribute>
  </widget>
 </widget>
 <resources/>
 <connections/>
</ui>
